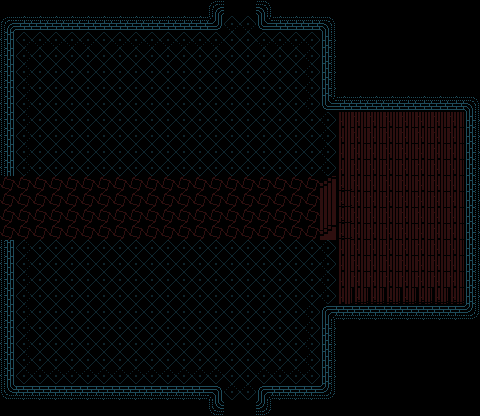

Below is a game level as drawn by its tile map, then a one-line description and the .tmx that defines it (tile-layer data replaced by summaries):
An orthogonal 30x26 tile map with 16x16 px tiles, 2 tile layers (Floor, Walls), 2 tilesets and 40 objects (24x Bench, Lectern, T_Yard, S_Yard, T_BellTower, ...).

<map version="1.5" tiledversion="1.7.2" orientation="orthogonal" renderorder="right-down" width="30" height="26" tilewidth="16" tileheight="16" infinite="0" nextlayerid="5" nextobjectid="48">
 <tileset firstgid="1" source="../../Floor.tsx" />
 <tileset firstgid="129" source="Sprites.tsx" />
 <layer id="1" name="Floor" width="30" height="26">
  <data>[780 cells, 724 non-empty, 18 distinct tile ids]</data>
 </layer>
 <layer id="2" name="Walls" width="30" height="26">
  <data>[780 cells, 109 non-empty, 14 distinct tile ids]</data>
 </layer>
 <objectgroup id="3" name="Objects">
  <object id="3" template="../../Object.tx" name="Bench" gid="135" x="32" y="138" width="14" height="46">
   <properties>
    <property name="AutoCollider" type="bool" value="true" />
    <property name="Depth" type="bool" value="true" />
    <property name="Solid" type="bool" value="true" />
   </properties>
  </object>
  <object id="4" template="../../Object.tx" name="Bench" gid="135" x="64" y="138" width="14" height="46">
   <properties>
    <property name="AutoCollider" type="bool" value="true" />
    <property name="Depth" type="bool" value="true" />
    <property name="Solid" type="bool" value="true" />
   </properties>
  </object>
  <object id="5" template="../../Object.tx" name="Bench" gid="135" x="32" y="90" width="14" height="46">
   <properties>
    <property name="AutoCollider" type="bool" value="true" />
    <property name="Depth" type="bool" value="true" />
    <property name="Solid" type="bool" value="true" />
   </properties>
  </object>
  <object id="6" template="../../Object.tx" name="Bench" gid="135" x="64" y="90" width="14" height="46">
   <properties>
    <property name="AutoCollider" type="bool" value="true" />
    <property name="Depth" type="bool" value="true" />
    <property name="Solid" type="bool" value="true" />
   </properties>
  </object>
  <object id="7" template="../../Object.tx" name="Bench" gid="135" x="96" y="90" width="14" height="46">
   <properties>
    <property name="AutoCollider" type="bool" value="true" />
    <property name="Depth" type="bool" value="true" />
    <property name="Solid" type="bool" value="true" />
   </properties>
  </object>
  <object id="8" template="../../Object.tx" name="Bench" gid="135" x="96" y="138" width="14" height="46">
   <properties>
    <property name="AutoCollider" type="bool" value="true" />
    <property name="Depth" type="bool" value="true" />
    <property name="Solid" type="bool" value="true" />
   </properties>
  </object>
  <object id="9" template="../../Object.tx" name="Bench" gid="135" x="130" y="138" width="14" height="46">
   <properties>
    <property name="AutoCollider" type="bool" value="true" />
    <property name="Depth" type="bool" value="true" />
    <property name="Solid" type="bool" value="true" />
   </properties>
  </object>
  <object id="10" template="../../Object.tx" name="Bench" gid="135" x="162" y="138" width="14" height="46">
   <properties>
    <property name="AutoCollider" type="bool" value="true" />
    <property name="Depth" type="bool" value="true" />
    <property name="Solid" type="bool" value="true" />
   </properties>
  </object>
  <object id="11" template="../../Object.tx" name="Bench" gid="135" x="130" y="90" width="14" height="46">
   <properties>
    <property name="AutoCollider" type="bool" value="true" />
    <property name="Depth" type="bool" value="true" />
    <property name="Solid" type="bool" value="true" />
   </properties>
  </object>
  <object id="12" template="../../Object.tx" name="Bench" gid="135" x="162" y="90" width="14" height="46">
   <properties>
    <property name="AutoCollider" type="bool" value="true" />
    <property name="Depth" type="bool" value="true" />
    <property name="Solid" type="bool" value="true" />
   </properties>
  </object>
  <object id="13" template="../../Object.tx" name="Bench" gid="135" x="194" y="90" width="14" height="46">
   <properties>
    <property name="AutoCollider" type="bool" value="true" />
    <property name="Depth" type="bool" value="true" />
    <property name="Solid" type="bool" value="true" />
   </properties>
  </object>
  <object id="14" template="../../Object.tx" name="Bench" gid="135" x="194" y="138" width="14" height="46">
   <properties>
    <property name="AutoCollider" type="bool" value="true" />
    <property name="Depth" type="bool" value="true" />
    <property name="Solid" type="bool" value="true" />
   </properties>
  </object>
  <object id="15" template="../../Object.tx" name="Bench" gid="135" x="32" y="326" width="14" height="46">
   <properties>
    <property name="AutoCollider" type="bool" value="true" />
    <property name="Depth" type="bool" value="true" />
    <property name="Solid" type="bool" value="true" />
   </properties>
  </object>
  <object id="16" template="../../Object.tx" name="Bench" gid="135" x="64" y="326" width="14" height="46">
   <properties>
    <property name="AutoCollider" type="bool" value="true" />
    <property name="Depth" type="bool" value="true" />
    <property name="Solid" type="bool" value="true" />
   </properties>
  </object>
  <object id="17" template="../../Object.tx" name="Bench" gid="135" x="32" y="278" width="14" height="46">
   <properties>
    <property name="AutoCollider" type="bool" value="true" />
    <property name="Depth" type="bool" value="true" />
    <property name="Solid" type="bool" value="true" />
   </properties>
  </object>
  <object id="18" template="../../Object.tx" name="Bench" gid="135" x="64" y="278" width="14" height="46">
   <properties>
    <property name="AutoCollider" type="bool" value="true" />
    <property name="Depth" type="bool" value="true" />
    <property name="Solid" type="bool" value="true" />
   </properties>
  </object>
  <object id="19" template="../../Object.tx" name="Bench" gid="135" x="96" y="278" width="14" height="46">
   <properties>
    <property name="AutoCollider" type="bool" value="true" />
    <property name="Depth" type="bool" value="true" />
    <property name="Solid" type="bool" value="true" />
   </properties>
  </object>
  <object id="20" template="../../Object.tx" name="Bench" gid="135" x="96" y="326" width="14" height="46">
   <properties>
    <property name="AutoCollider" type="bool" value="true" />
    <property name="Depth" type="bool" value="true" />
    <property name="Solid" type="bool" value="true" />
   </properties>
  </object>
  <object id="21" template="../../Object.tx" name="Bench" gid="135" x="130" y="326" width="14" height="46">
   <properties>
    <property name="AutoCollider" type="bool" value="true" />
    <property name="Depth" type="bool" value="true" />
    <property name="Solid" type="bool" value="true" />
   </properties>
  </object>
  <object id="22" template="../../Object.tx" name="Bench" gid="135" x="162" y="326" width="14" height="46">
   <properties>
    <property name="AutoCollider" type="bool" value="true" />
    <property name="Depth" type="bool" value="true" />
    <property name="Solid" type="bool" value="true" />
   </properties>
  </object>
  <object id="23" template="../../Object.tx" name="Bench" gid="135" x="130" y="278" width="14" height="46">
   <properties>
    <property name="AutoCollider" type="bool" value="true" />
    <property name="Depth" type="bool" value="true" />
    <property name="Solid" type="bool" value="true" />
   </properties>
  </object>
  <object id="24" template="../../Object.tx" name="Bench" gid="135" x="162" y="278" width="14" height="46">
   <properties>
    <property name="AutoCollider" type="bool" value="true" />
    <property name="Depth" type="bool" value="true" />
    <property name="Solid" type="bool" value="true" />
   </properties>
  </object>
  </objectgroup>
 <objectgroup id="4" name="Transitions">
  <!-- 4 objects omitted --></objectgroup>
</map>
<!-- 18 of 40 objects omitted -->
